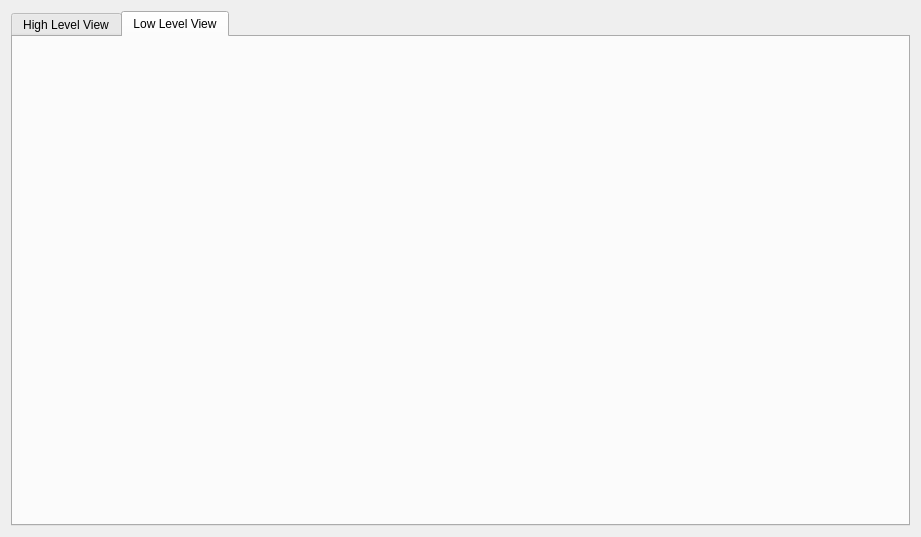
<?xml version="1.0" encoding="UTF-8"?>
<ui version="4.0">
 <class>DFFWidget</class>
 <widget class="QWidget" name="DFFWidget">
  <property name="geometry">
   <rect>
    <x>0</x>
    <y>0</y>
    <width>921</width>
    <height>537</height>
   </rect>
  </property>
  <property name="windowTitle">
   <string notr="true">XXX</string>
  </property>
  <layout class="QVBoxLayout" name="mainLayout">
   <item>
    <widget class="QTabWidget" name="tabWidget">
     <property name="currentIndex">
      <number>1</number>
     </property>
     <widget class="QWidget" name="tab">
      <attribute name="title">
       <string>High Level View</string>
      </attribute>
      <layout class="QVBoxLayout" name="verticalLayout_10">
       <item>
        <widget class="QTabWidget" name="mainTabber">
         <property name="sizePolicy">
          <sizepolicy hsizetype="Expanding" vsizetype="Expanding">
           <horstretch>0</horstretch>
           <verstretch>1</verstretch>
          </sizepolicy>
         </property>
         <property name="currentIndex">
          <number>1</number>
         </property>
         <widget class="QWidget" name="tab_3">
          <attribute name="title">
           <string>Frames</string>
          </attribute>
          <layout class="QHBoxLayout" name="horizontalLayout">
           <item>
            <widget class="QSplitter" name="splitter">
             <property name="orientation">
              <enum>Qt::Horizontal</enum>
             </property>
             <widget class="QTreeView" name="frameTree"/>
             <widget class="QWidget" name="widget" native="true">
              <layout class="QVBoxLayout" name="verticalLayout_2">
               <item>
                <widget class="QLabel" name="frameNameLabel">
                 <property name="font">
                  <font>
                   <pointsize>16</pointsize>
                   <weight>75</weight>
                   <bold>true</bold>
                  </font>
                 </property>
                 <property name="text">
                  <string>[No Frame Selected]</string>
                 </property>
                 <property name="alignment">
                  <set>Qt::AlignCenter</set>
                 </property>
                </widget>
               </item>
               <item>
                <widget class="QWidget" name="widget_2" native="true">
                 <property name="sizePolicy">
                  <sizepolicy hsizetype="Preferred" vsizetype="Preferred">
                   <horstretch>0</horstretch>
                   <verstretch>1</verstretch>
                  </sizepolicy>
                 </property>
                 <layout class="QFormLayout" name="formLayout">
                  <property name="fieldGrowthPolicy">
                   <enum>QFormLayout::ExpandingFieldsGrow</enum>
                  </property>
                  <property name="horizontalSpacing">
                   <number>15</number>
                  </property>
                  <item row="0" column="0">
                   <widget class="QLabel" name="label_2">
                    <property name="text">
                     <string>Translation</string>
                    </property>
                   </widget>
                  </item>
                  <item row="0" column="1">
                   <widget class="QLabel" name="frameTranslationLabel">
                    <property name="font">
                     <font>
                      <family>Monospace</family>
                     </font>
                    </property>
                    <property name="text">
                     <string notr="true">-</string>
                    </property>
                   </widget>
                  </item>
                  <item row="1" column="0">
                   <widget class="QLabel" name="label_4">
                    <property name="text">
                     <string>Rotation</string>
                    </property>
                   </widget>
                  </item>
                  <item row="1" column="1">
                   <widget class="QLabel" name="frameRotationLabel">
                    <property name="font">
                     <font>
                      <family>Monospace</family>
                     </font>
                    </property>
                    <property name="text">
                     <string notr="true">-</string>
                    </property>
                   </widget>
                  </item>
                  <item row="2" column="0">
                   <widget class="QLabel" name="label_6">
                    <property name="text">
                     <string>Parent Frame</string>
                    </property>
                   </widget>
                  </item>
                  <item row="2" column="1">
                   <widget class="QLabel" name="frameParentLabel">
                    <property name="text">
                     <string notr="true">-</string>
                    </property>
                   </widget>
                  </item>
                  <item row="3" column="0">
                   <widget class="QLabel" name="label_7">
                    <property name="text">
                     <string>Flags</string>
                    </property>
                   </widget>
                  </item>
                  <item row="3" column="1">
                   <widget class="QLabel" name="frameFlagsLabel">
                    <property name="text">
                     <string notr="true">-</string>
                    </property>
                   </widget>
                  </item>
                 </layout>
                </widget>
               </item>
              </layout>
             </widget>
            </widget>
           </item>
          </layout>
         </widget>
         <widget class="QWidget" name="tab_4">
          <attribute name="title">
           <string>Geometries</string>
          </attribute>
          <layout class="QHBoxLayout" name="horizontalLayout_2">
           <item>
            <widget class="QSplitter" name="splitter_2">
             <property name="orientation">
              <enum>Qt::Horizontal</enum>
             </property>
             <widget class="QListWidget" name="geometryList">
              <property name="sizePolicy">
               <sizepolicy hsizetype="Expanding" vsizetype="Expanding">
                <horstretch>1</horstretch>
                <verstretch>0</verstretch>
               </sizepolicy>
              </property>
             </widget>
             <widget class="QWidget" name="widget_3" native="true">
              <property name="sizePolicy">
               <sizepolicy hsizetype="Preferred" vsizetype="Preferred">
                <horstretch>2</horstretch>
                <verstretch>0</verstretch>
               </sizepolicy>
              </property>
              <layout class="QVBoxLayout" name="verticalLayout_4">
               <item>
                <widget class="QLabel" name="geometryNameLabel">
                 <property name="font">
                  <font>
                   <pointsize>16</pointsize>
                   <weight>75</weight>
                   <bold>true</bold>
                  </font>
                 </property>
                 <property name="text">
                  <string>[No Geometry Selected]</string>
                 </property>
                 <property name="alignment">
                  <set>Qt::AlignCenter</set>
                 </property>
                </widget>
               </item>
               <item>
                <widget class="QTabWidget" name="geometryTabber">
                 <property name="currentIndex">
                  <number>1</number>
                 </property>
                 <widget class="QWidget" name="tab_5">
                  <attribute name="title">
                   <string>General Information</string>
                  </attribute>
                  <layout class="QFormLayout" name="formLayout_2">
                   <property name="fieldGrowthPolicy">
                    <enum>QFormLayout::ExpandingFieldsGrow</enum>
                   </property>
                   <property name="horizontalSpacing">
                    <number>15</number>
                   </property>
                   <item row="0" column="0">
                    <widget class="QLabel" name="label">
                     <property name="text">
                      <string>Face Format</string>
                     </property>
                    </widget>
                   </item>
                   <item row="0" column="1">
                    <widget class="QLabel" name="geometryFaceFormatLabel">
                     <property name="text">
                      <string notr="true">-</string>
                     </property>
                    </widget>
                   </item>
                   <item row="2" column="0">
                    <widget class="QLabel" name="label_3">
                     <property name="text">
                      <string>Flags</string>
                     </property>
                    </widget>
                   </item>
                   <item row="2" column="1">
                    <widget class="QLabel" name="geometryFlagsLabel">
                     <property name="text">
                      <string notr="true">-</string>
                     </property>
                    </widget>
                   </item>
                   <item row="3" column="0">
                    <widget class="QLabel" name="label_8">
                     <property name="text">
                      <string>UV Set Count</string>
                     </property>
                    </widget>
                   </item>
                   <item row="3" column="1">
                    <widget class="QLabel" name="geometryUVSetCountLabel">
                     <property name="text">
                      <string notr="true">-</string>
                     </property>
                    </widget>
                   </item>
                   <item row="4" column="0">
                    <widget class="QLabel" name="label_10">
                     <property name="text">
                      <string>Vertex Count</string>
                     </property>
                    </widget>
                   </item>
                   <item row="4" column="1">
                    <widget class="QLabel" name="geometryVertexCountLabel">
                     <property name="text">
                      <string notr="true">-</string>
                     </property>
                    </widget>
                   </item>
                   <item row="5" column="0">
                    <widget class="QLabel" name="label_12">
                     <property name="text">
                      <string>Frame Count</string>
                     </property>
                    </widget>
                   </item>
                   <item row="5" column="1">
                    <widget class="QLabel" name="geometryFrameCountLabel">
                     <property name="text">
                      <string notr="true">-</string>
                     </property>
                    </widget>
                   </item>
                   <item row="6" column="0">
                    <widget class="QLabel" name="label_14">
                     <property name="text">
                      <string>Ambient Light</string>
                     </property>
                    </widget>
                   </item>
                   <item row="6" column="1">
                    <widget class="QLabel" name="geometryAmbientLightLabel">
                     <property name="text">
                      <string notr="true">-</string>
                     </property>
                    </widget>
                   </item>
                   <item row="7" column="0">
                    <widget class="QLabel" name="label_16">
                     <property name="text">
                      <string>Diffuse Light</string>
                     </property>
                    </widget>
                   </item>
                   <item row="7" column="1">
                    <widget class="QLabel" name="geometryDiffuseLightLabel">
                     <property name="text">
                      <string notr="true">-</string>
                     </property>
                    </widget>
                   </item>
                   <item row="8" column="0">
                    <widget class="QLabel" name="label_18">
                     <property name="text">
                      <string>Specular Light</string>
                     </property>
                    </widget>
                   </item>
                   <item row="8" column="1">
                    <widget class="QLabel" name="geometrySpecularLightLabel">
                     <property name="text">
                      <string notr="true">-</string>
                     </property>
                    </widget>
                   </item>
                   <item row="9" column="0">
                    <widget class="QLabel" name="label_24">
                     <property name="text">
                      <string>Bounds</string>
                     </property>
                    </widget>
                   </item>
                   <item row="9" column="1">
                    <widget class="QLabel" name="geometryBoundsLabel">
                     <property name="text">
                      <string notr="true">-</string>
                     </property>
                    </widget>
                   </item>
                   <item row="10" column="0">
                    <widget class="QLabel" name="label_30">
                     <property name="text">
                      <string>Associated Frame</string>
                     </property>
                    </widget>
                   </item>
                   <item row="10" column="1">
                    <widget class="QLabel" name="geometryFrameLabel">
                     <property name="text">
                      <string notr="true">-</string>
                     </property>
                    </widget>
                   </item>
                   <item row="1" column="0">
                    <widget class="QLabel" name="label_20">
                     <property name="text">
                      <string>Vertex Data</string>
                     </property>
                    </widget>
                   </item>
                   <item row="1" column="1">
                    <widget class="QLabel" name="geometryVdataLabel">
                     <property name="text">
                      <string notr="true">-</string>
                     </property>
                    </widget>
                   </item>
                  </layout>
                 </widget>
                 <widget class="QWidget" name="tab_6">
                  <attribute name="title">
                   <string>Materials</string>
                  </attribute>
                  <layout class="QHBoxLayout" name="horizontalLayout_4">
                   <item>
                    <widget class="QSplitter" name="splitter_3">
                     <property name="orientation">
                      <enum>Qt::Horizontal</enum>
                     </property>
                     <widget class="QListWidget" name="materialList">
                      <property name="sizePolicy">
                       <sizepolicy hsizetype="Expanding" vsizetype="Expanding">
                        <horstretch>1</horstretch>
                        <verstretch>0</verstretch>
                       </sizepolicy>
                      </property>
                     </widget>
                     <widget class="QWidget" name="widget_4" native="true">
                      <property name="sizePolicy">
                       <sizepolicy hsizetype="Preferred" vsizetype="Preferred">
                        <horstretch>2</horstretch>
                        <verstretch>0</verstretch>
                       </sizepolicy>
                      </property>
                      <layout class="QVBoxLayout" name="verticalLayout_3">
                       <item>
                        <widget class="QLabel" name="materialNameLabel">
                         <property name="font">
                          <font>
                           <pointsize>14</pointsize>
                           <weight>75</weight>
                           <bold>true</bold>
                          </font>
                         </property>
                         <property name="text">
                          <string>[No Material Selected]</string>
                         </property>
                         <property name="alignment">
                          <set>Qt::AlignCenter</set>
                         </property>
                        </widget>
                       </item>
                       <item>
                        <widget class="QWidget" name="widget_5" native="true">
                         <property name="sizePolicy">
                          <sizepolicy hsizetype="Preferred" vsizetype="Preferred">
                           <horstretch>0</horstretch>
                           <verstretch>0</verstretch>
                          </sizepolicy>
                         </property>
                         <layout class="QFormLayout" name="formLayout_3">
                          <property name="fieldGrowthPolicy">
                           <enum>QFormLayout::ExpandingFieldsGrow</enum>
                          </property>
                          <property name="horizontalSpacing">
                           <number>15</number>
                          </property>
                          <item row="0" column="0">
                           <widget class="QLabel" name="label_5">
                            <property name="text">
                             <string>Color</string>
                            </property>
                           </widget>
                          </item>
                          <item row="0" column="1">
                           <widget class="QLabel" name="materialColorLabel">
                            <property name="text">
                             <string notr="true">-</string>
                            </property>
                           </widget>
                          </item>
                         </layout>
                        </widget>
                       </item>
                       <item>
                        <widget class="QWidget" name="textureWidget" native="true">
                         <property name="sizePolicy">
                          <sizepolicy hsizetype="Preferred" vsizetype="Preferred">
                           <horstretch>0</horstretch>
                           <verstretch>1</verstretch>
                          </sizepolicy>
                         </property>
                         <layout class="QVBoxLayout" name="verticalLayout_6">
                          <item>
                           <widget class="QSplitter" name="splitter_4">
                            <property name="orientation">
                             <enum>Qt::Horizontal</enum>
                            </property>
                            <widget class="QListWidget" name="textureList"/>
                            <widget class="QWidget" name="widget_9" native="true">
                             <layout class="QVBoxLayout" name="verticalLayout_5">
                              <item>
                               <widget class="QLabel" name="textureNameLabel">
                                <property name="font">
                                 <font>
                                  <pointsize>12</pointsize>
                                  <weight>75</weight>
                                  <bold>true</bold>
                                 </font>
                                </property>
                                <property name="text">
                                 <string>[No Texture Selected]</string>
                                </property>
                                <property name="alignment">
                                 <set>Qt::AlignCenter</set>
                                </property>
                               </widget>
                              </item>
                              <item>
                               <widget class="QWidget" name="widget_7" native="true">
                                <property name="sizePolicy">
                                 <sizepolicy hsizetype="Preferred" vsizetype="Preferred">
                                  <horstretch>0</horstretch>
                                  <verstretch>1</verstretch>
                                 </sizepolicy>
                                </property>
                                <layout class="QFormLayout" name="formLayout_4">
                                 <property name="fieldGrowthPolicy">
                                  <enum>QFormLayout::ExpandingFieldsGrow</enum>
                                 </property>
                                 <property name="horizontalSpacing">
                                  <number>15</number>
                                 </property>
                                 <item row="0" column="0">
                                  <widget class="QLabel" name="label_9">
                                   <property name="text">
                                    <string>Diffuse Name</string>
                                   </property>
                                  </widget>
                                 </item>
                                 <item row="0" column="1">
                                  <widget class="QLabel" name="textureDiffuseNameLabel">
                                   <property name="text">
                                    <string notr="true">-</string>
                                   </property>
                                  </widget>
                                 </item>
                                 <item row="1" column="0">
                                  <widget class="QLabel" name="label_15">
                                   <property name="text">
                                    <string>Alpha Name</string>
                                   </property>
                                  </widget>
                                 </item>
                                 <item row="1" column="1">
                                  <widget class="QLabel" name="textureAlphaNameLabel">
                                   <property name="text">
                                    <string notr="true">-</string>
                                   </property>
                                  </widget>
                                 </item>
                                 <item row="2" column="0">
                                  <widget class="QLabel" name="label_19">
                                   <property name="text">
                                    <string>Filter Flags</string>
                                   </property>
                                  </widget>
                                 </item>
                                 <item row="2" column="1">
                                  <widget class="QLabel" name="textureFilterFlagsLabel">
                                   <property name="text">
                                    <string notr="true">-</string>
                                   </property>
                                  </widget>
                                 </item>
                                </layout>
                               </widget>
                              </item>
                             </layout>
                            </widget>
                           </widget>
                          </item>
                         </layout>
                        </widget>
                       </item>
                      </layout>
                     </widget>
                    </widget>
                   </item>
                  </layout>
                 </widget>
                 <widget class="QWidget" name="tab_7">
                  <attribute name="title">
                   <string>Parts</string>
                  </attribute>
                  <layout class="QVBoxLayout" name="verticalLayout_8">
                   <item>
                    <widget class="QSplitter" name="splitter_5">
                     <property name="orientation">
                      <enum>Qt::Horizontal</enum>
                     </property>
                     <widget class="QListWidget" name="geometryPartList">
                      <property name="maximumSize">
                       <size>
                        <width>200</width>
                        <height>16777215</height>
                       </size>
                      </property>
                     </widget>
                     <widget class="QWidget" name="widget_10" native="true">
                      <layout class="QVBoxLayout" name="verticalLayout_7">
                       <item>
                        <widget class="QLabel" name="geometryPartNameLabel">
                         <property name="font">
                          <font>
                           <pointsize>14</pointsize>
                           <weight>75</weight>
                           <bold>true</bold>
                          </font>
                         </property>
                         <property name="text">
                          <string>[No Part Selected]</string>
                         </property>
                         <property name="alignment">
                          <set>Qt::AlignCenter</set>
                         </property>
                        </widget>
                       </item>
                       <item>
                        <widget class="QTabWidget" name="geometryPartTabber">
                         <property name="currentIndex">
                          <number>0</number>
                         </property>
                         <widget class="QWidget" name="tab_8">
                          <attribute name="title">
                           <string>General Information</string>
                          </attribute>
                          <layout class="QHBoxLayout" name="horizontalLayout_6">
                           <item>
                            <widget class="QWidget" name="widget_8" native="true">
                             <property name="sizePolicy">
                              <sizepolicy hsizetype="Preferred" vsizetype="Preferred">
                               <horstretch>0</horstretch>
                               <verstretch>1</verstretch>
                              </sizepolicy>
                             </property>
                             <layout class="QFormLayout" name="formLayout_5">
                              <property name="horizontalSpacing">
                               <number>15</number>
                              </property>
                              <item row="0" column="0">
                               <widget class="QLabel" name="label_11">
                                <property name="text">
                                 <string>Index Count</string>
                                </property>
                               </widget>
                              </item>
                              <item row="0" column="1">
                               <widget class="QLabel" name="geometryPartIndexCountLabel">
                                <property name="text">
                                 <string notr="true">-</string>
                                </property>
                               </widget>
                              </item>
                              <item row="1" column="0">
                               <widget class="QLabel" name="label_17">
                                <property name="text">
                                 <string>Material</string>
                                </property>
                               </widget>
                              </item>
                              <item row="1" column="1">
                               <widget class="QLabel" name="geometryPartMaterialLabel">
                                <property name="text">
                                 <string notr="true">-</string>
                                </property>
                               </widget>
                              </item>
                             </layout>
                            </widget>
                           </item>
                          </layout>
                         </widget>
                         <widget class="QWidget" name="tab_9">
                          <attribute name="title">
                           <string>Rendering</string>
                          </attribute>
                          <layout class="QHBoxLayout" name="horizontalLayout_7">
                           <item>
                            <widget class="QWidget" name="geometryPartRenderContainerWidget" native="true">
                             <layout class="QVBoxLayout" name="verticalLayout_9"/>
                            </widget>
                           </item>
                          </layout>
                         </widget>
                        </widget>
                       </item>
                      </layout>
                     </widget>
                    </widget>
                   </item>
                  </layout>
                 </widget>
                 <widget class="QWidget" name="tab_10">
                  <attribute name="title">
                   <string>Rendering</string>
                  </attribute>
                  <layout class="QHBoxLayout" name="horizontalLayout_3">
                   <item>
                    <widget class="QWidget" name="geometryRenderContainerWidget" native="true">
                     <layout class="QHBoxLayout" name="horizontalLayout_5"/>
                    </widget>
                   </item>
                  </layout>
                 </widget>
                </widget>
               </item>
              </layout>
             </widget>
            </widget>
           </item>
          </layout>
         </widget>
        </widget>
       </item>
       <item>
        <widget class="QWidget" name="texSourceWidget" native="true">
         <layout class="QVBoxLayout" name="verticalLayout">
          <property name="margin">
           <number>0</number>
          </property>
          <item>
           <widget class="QWidget" name="texSourceSubWidget" native="true">
            <layout class="QHBoxLayout" name="horizontalLayout_8">
             <property name="spacing">
              <number>20</number>
             </property>
             <property name="margin">
              <number>4</number>
             </property>
             <item>
              <widget class="QLabel" name="label_13">
               <property name="text">
                <string>Texture Source</string>
               </property>
              </widget>
             </item>
             <item>
              <widget class="QComboBox" name="texSourceBox">
               <property name="sizePolicy">
                <sizepolicy hsizetype="Preferred" vsizetype="Fixed">
                 <horstretch>0</horstretch>
                 <verstretch>0</verstretch>
                </sizepolicy>
               </property>
              </widget>
             </item>
             <item>
              <widget class="QPushButton" name="otherTexSrcButton">
               <property name="text">
                <string>Other...</string>
               </property>
              </widget>
             </item>
             <item>
              <spacer name="horizontalSpacer">
               <property name="orientation">
                <enum>Qt::Horizontal</enum>
               </property>
               <property name="sizeHint" stdset="0">
                <size>
                 <width>0</width>
                 <height>0</height>
                </size>
               </property>
              </spacer>
             </item>
            </layout>
           </widget>
          </item>
          <item>
           <spacer name="verticalSpacer">
            <property name="orientation">
             <enum>Qt::Vertical</enum>
            </property>
            <property name="sizeHint" stdset="0">
             <size>
              <width>20</width>
              <height>0</height>
             </size>
            </property>
           </spacer>
          </item>
         </layout>
        </widget>
       </item>
      </layout>
     </widget>
     <widget class="QWidget" name="tab_2">
      <attribute name="title">
       <string>Low Level View</string>
      </attribute>
      <layout class="QVBoxLayout" name="verticalLayout_11">
       <item>
        <widget class="RWBSWidget" name="rwbsWidget" native="true"/>
       </item>
      </layout>
     </widget>
    </widget>
   </item>
  </layout>
 </widget>
 <customwidgets>
  <customwidget>
   <class>RWBSWidget</class>
   <extends>QWidget</extends>
   <header location="global">RWBSWidget.h</header>
   <container>1</container>
  </customwidget>
 </customwidgets>
 <resources/>
 <connections/>
</ui>
